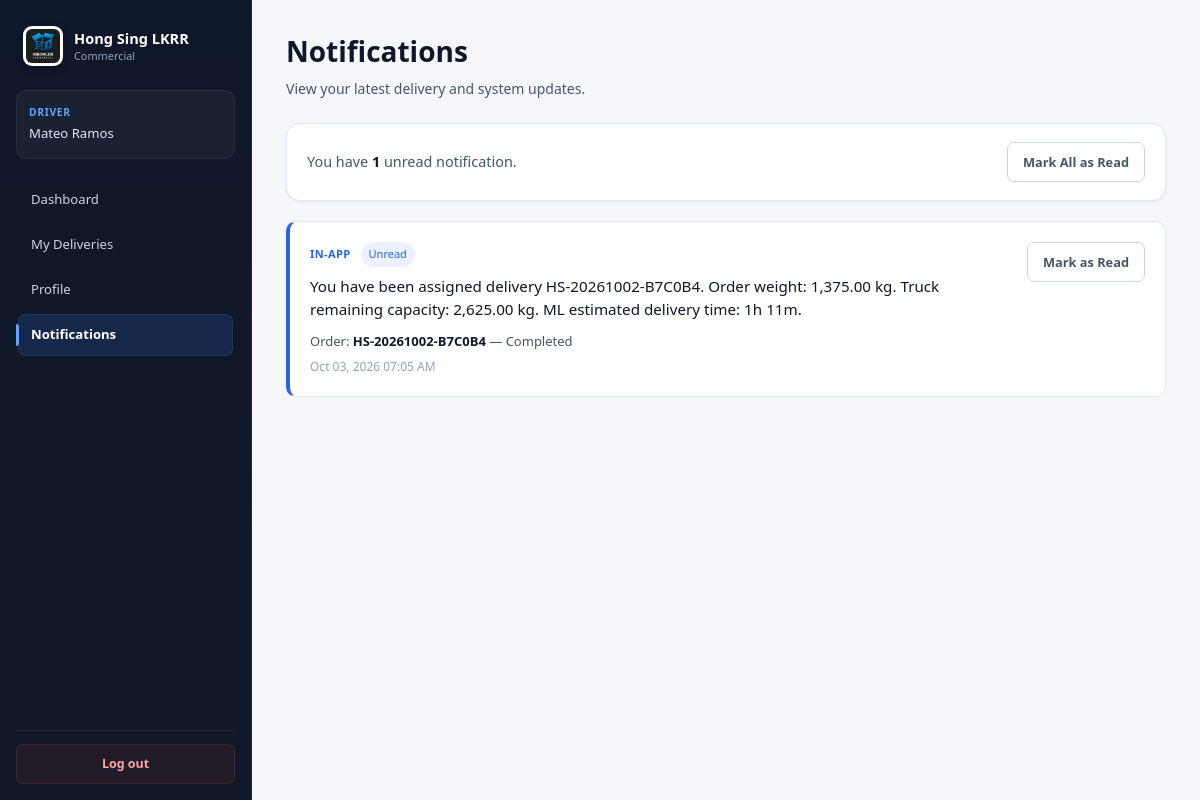
/driver/notifications.php (signed in), run on the app's committed database.
### tables this page shows
CREATE TABLE `notification` (
  `notification_id` int(11) NOT NULL,
  `order_id` int(11) NOT NULL,
  `status_id` int(11) DEFAULT NULL,
  `notification_type` enum('SMS','In-App') NOT NULL,
  `recipient_role` enum('Customer','Driver','Admin','Super Admin') NOT NULL,
  `recipient_id` int(11) NOT NULL,
  `recipient_phone` varchar(20) DEFAULT NULL,
  `is_read` tinyint(1) NOT NULL DEFAULT 0,
  `read_at` datetime DEFAULT NULL,
  `sent_at` datetime NOT NULL DEFAULT current_timestamp(),
  `delivery_status` enum('Sent','Failed','Pending') NOT NULL DEFAULT 'Pending',
  `message` text NOT NULL
);

CREATE TABLE `order` (
  `order_id` int(11) NOT NULL,
  `order_number` varchar(50) NOT NULL,
  `customer_id` int(11) NOT NULL,
  `driver_id` int(11) DEFAULT NULL,
  `truck_id` int(11) DEFAULT NULL,
  `route_id` int(11) DEFAULT NULL,
  `item_description` text NOT NULL,
  `subtotal` decimal(10,2) NOT NULL DEFAULT 0.00,
  `urgent_fee` decimal(10,2) NOT NULL DEFAULT 0.00,
  `total_amount` decimal(10,2) NOT NULL,
  `total_weight` decimal(12,2) NOT NULL DEFAULT 0.00,
  `total_weight_kg` decimal(10,2) NOT NULL DEFAULT 0.00,
  `order_date` date NOT NULL,
  `expected_delivery_date` date DEFAULT NULL,
  `priority_level` enum('Normal','Urgent') NOT NULL DEFAULT 'Normal',
  `completion_status` enum('Pending','Approved','Assigned','Accepted','In Transit','Completed','Cancelled') NOT NULL DEFAULT 'Pending',
  `created_at` datetime NOT NULL DEFAULT current_timestamp(),
  `approved_at` datetime DEFAULT NULL,
  `assigned_at` datetime DEFAULT NULL,
  `accepted_at` datetime DEFAULT NULL,
  `started_at` datetime DEFAULT NULL,
  `completed_at` datetime DEFAULT NULL,
  `cancelled_at` datetime DEFAULT NULL
);

### driver/notifications.php (the view, shortened to what this page needs)
<?php
$db = Database::getConnection();
$driverId = (int) currentUserId();
$stmt = $db->prepare("
    SELECT COUNT(*)
    FROM notification
    WHERE recipient_role = 'Driver'
      AND recipient_id = ?
      AND is_read = 0
");
$stmt->execute([
    $driverId
]);
$unreadCount = (int) $stmt->fetchColumn();
$stmt = $db->prepare("
    SELECT
        n.notification_id,
        n.order_id,
        n.status_id,
        n.notification_type,
        n.is_read,
        n.sent_at,
        n.delivery_status,
        n.message,
        o.order_number,
        o.completion_status,
        o.expected_delivery_date
    FROM notification n
    LEFT JOIN `order` o
        ON o.order_id = n.order_id
    WHERE n.recipient_role = 'Driver'
      AND n.recipient_id = ?
    ORDER BY
        n.is_read ASC,
        n.sent_at DESC
    LIMIT 100
");
$stmt->execute([
    $driverId
]);
$notifications = $stmt->fetchAll(PDO::FETCH_ASSOC);
?>
<!DOCTYPE html>
<html lang="en">
<head>
    <link
        rel="stylesheet"
        href="<?= BASE_URL ?>assets/css/theme.css"
    >
</head>
<body>
<div class="app-layout">
    <?php
    require __DIR__ . '/../includes/header.php';
    ?>
    <main class="app-main">
        <div class="notifications-page">
            <div class="notifications-header">
                <div>
                    <h1>
                        Notifications
                    </h1>
                    <p>
                        View your latest delivery and system updates.
                    </p>
                </div>
            </div>
            <div class="card notification-summary">
                <div class="notification-summary-text">
                    <?php if ($unreadCount > 0): ?>
                        You have
                        <strong>
                            <?= $unreadCount ?>
                        </strong>
                        unread notification<?= $unreadCount === 1 ? '' : 's' ?>.
                    <?php else: ?>
                        You have no unread notifications.
                    <?php endif; ?>
                </div>
                <?php if ($unreadCount > 0): ?>
                    <a
                        href="notifications.php?mark_all_read=1"
                        class="btn-secondary"
                    >
                        Mark All as Read
                    </a>
                <?php endif; ?>
            </div>
            <div class="notification-list">
                <?php if (empty($notifications)): ?>
                    <div class="card notification-empty">
                        <strong>
                            No notifications
                        </strong>
                        <span>
                            You currently have no delivery or system notifications.
                        </span>
                    </div>
                <?php else: ?>
                    <?php foreach ($notifications as $notification): ?>
                        <?php
                        $isUnread =
                            (int) $notification['is_read'] === 0;
                        ?>
                        <div
                            class="notification-item <?= $isUnread ? 'unread' : '' ?>"
                        >
                            <div class="notification-content">
                                <div class="notification-top">
                                    <span class="notification-type">
                                        <?= htmlspecialchars(
                                            $notification['notification_type'] ?? 'In-App'
                                        ) ?>
                                    </span>
                                    <?php if ($isUnread): ?>
                                        <span class="notification-status">
                                            Unread
                                        </span>
                                    <?php else: ?>
                                        <span class="notification-status">
                                            Read
                                        </span>
                                    <?php endif; ?>
                                </div>
                                <div class="notification-message">
                                    <?= nl2br(
                                        htmlspecialchars(
                                            $notification['message'] ?? ''
                                        )
                                    ) ?>
                                </div>
                                <?php if (!empty($notification['order_number'])): ?>
                                    <div class="notification-order">
                                        Order:
                                        <strong>
                                            <?= htmlspecialchars(
                                                $notification['order_number']
                                            ) ?>
                                        </strong>
                                        <?php if (
                                            !empty(
                                                $notification['completion_status']
                                            )
                                        ): ?>
                                            —
                                            <?= htmlspecialchars(
                                                $notification['completion_status']
                                            ) ?>
                                        <?php endif; ?>
                                    </div>
                                <?php endif; ?>
                                <div class="notification-date">
                                    <?= !empty($notification['sent_at'])
                                        ? date(
                                            'M d, Y h:i A',
                                            strtotime(
                                                $notification['sent_at']
                                            )
                                        )
                                        : '-'
                                    ?>
                                </div>
                            </div>
                            <div class="notification-action">
                                <?php if ($isUnread): ?>
                                    <a
                                        href="notifications.php?read=<?= (int) $notification['notification_id'] ?>"
                                        class="btn-secondary"
                                    >
                                        Mark as Read
                                    </a>
                                <?php endif; ?>
                            </div>
                        </div>
                    <?php endforeach; ?>
                <?php endif; ?>
            </div>
        </div>
    </main>
</div>
</body>
</html>

### assets/css/theme.css (style rules this page uses)
:root { --color-primary: #1d4ed8; --color-primary-hover: #1e40af; --color-primary-light: #eff6ff; --color-primary-soft: rgba(29, 78, 216, 0.09); --color-accent: #2563eb; --color-accent-hover: #1d4ed8; --color-accent-soft: rgba(37, 99, 235, 0.09); --color-bg: #f5f7fb; --color-bg-deep: #edf1f7; --color-background: #f5f7fb; --color-surface: #ffffff; --color-surface-alt: #f8fafc; --color-border: #e2e8f0; --color-border-strong: #cbd5e1; --color-text-primary: #0f172a; --color-text-secondary: #475569; --color-text-muted: #94a3b8; --sidebar-bg: #0f172a; --sidebar-bg-secondary: #111c30; --sidebar-hover: #172033; --sidebar-active: rgba(59, 130, 246, 0.16); --sidebar-text: #cbd5e1; --sidebar-text-muted: #94a3b8; --sidebar-text-active: #ffffff; --sidebar-border: rgba(255, 255, 255, 0.08); --color-success: #16a34a; --color-success-soft: #f0fdf4; --color-warning: #d97706; --color-warning-soft: #fff7ed; --color-danger: #dc2626; --color-danger-soft: #fef2f2; --color-info: #0284c7; --color-info-soft: #f0f9ff; --shadow-xs: 0 1px 2px rgba(15, 23, 42, 0.04); --shadow-sm: 0 1px 3px rgba(15, 23, 42, 0.06), 0 1px 2px rgba(15, 23, 42, 0.03); --shadow-card: 0 4px 18px rgba(15, 23, 42, 0.055); --shadow-md: 0 10px 30px rgba(15, 23, 42, 0.08); --shadow-lg: 0 20px 50px rgba(15, 23, 42, 0.14); --radius-xs: 5px; --radius-sm: 7px; --radius-md: 10px; --radius-lg: 14px; --radius-xl: 18px; --font-base: "Segoe UI", Inter, system-ui, -apple-system, BlinkMacSystemFont, sans-serif; --sidebar-width: 252px; --content-max-width: 1600px; --overlay-gradient: linear-gradient( 120deg, rgba(15, 23, 42, 0.60) 0%, rgba(15, 23, 42, 0.28) 45%, rgba(15, 23, 42, 0.72) 100% ); }
*, *::before, *::after { box-sizing: border-box; }
html { margin: 0; padding: 0; min-height: 100%; background: var(--color-bg); scroll-behavior: smooth; -webkit-text-size-adjust: 100%; }
body { margin: 0; padding: 0; min-height: 100vh; font-family: var(--font-base); font-size: 14px; line-height: 1.5; background: var(--color-bg); color: var(--color-text-primary); -webkit-font-smoothing: antialiased; -moz-osx-font-smoothing: grayscale; }
body, button, input, select, textarea { font-family: var(--font-base); }
a { color: var(--color-primary); text-decoration: none; transition: color 0.15s ease, background-color 0.15s ease, border-color 0.15s ease, opacity 0.15s ease; }
* { scrollbar-width: thin; scrollbar-color: #cbd5e1 transparent; }
.card { background: var(--color-surface); border: 1px solid var(--color-border); border-radius: var(--radius-lg); box-shadow: var(--shadow-sm); }
.btn-primary, .btn-secondary, .btn-success, .btn-warning, .btn-danger, .btn-info { min-height: 40px; display: inline-flex; align-items: center; justify-content: center; gap: 7px; padding: 9px 15px; border-radius: var(--radius-sm); font-size: 0.8rem; font-weight: 650; line-height: 1; text-decoration: none; cursor: pointer; transition: background-color 0.15s ease, border-color 0.15s ease, color 0.15s ease, box-shadow 0.15s ease, transform 0.1s ease; }
.btn-secondary { background: #ffffff; border: 1px solid var(--color-border-strong); color: var(--color-text-secondary); }
.app-layout { display: flex; width: 100%; min-height: 100vh; background: var(--color-bg); }
.app-main { flex: 1; min-width: 0; padding: 30px 34px 42px; background: var(--color-bg); }
.app-main > * { max-width: var(--content-max-width); margin-left: auto; margin-right: auto; }
.panel, .card, .stat-card { animation: fadeUp 0.22s ease; }

### data on the page
notification: notification_type "IN-APP", is_read "Unread", message "You have been assigned delivery HS-20261002-B7C0B4. Order weight: 1,375.00 kg. Truck remaining capacity: 2,625.00 kg. ML estimated delivery time: 1h 11m.", order.order_number "HS-20261002-B7C0B4", order.completion_status "Completed", sent_at "Oct 03, 2026 07:05 AM"

### other printed values
currentRole() "DRIVER"
$_SESSION['full_name'] "Mateo Ramos"
$item['label'] "Dashboard"
$item['label'] "My Deliveries"
$item['label'] "Profile"
$item['label'] "Notifications"
$unreadCount "1"
